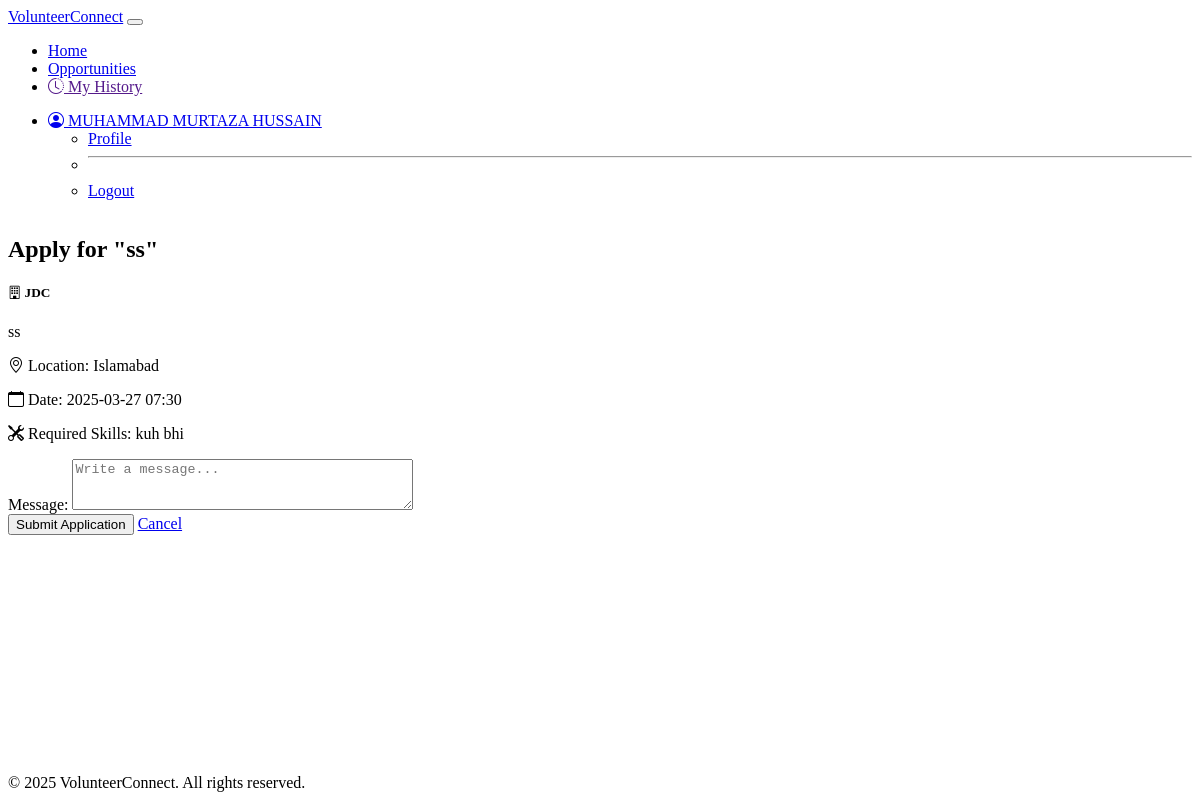
The page /applications/apply/4/ (signed in) on the database its author committed.
### authentication/models.py (models this page shows, shortened)
class User(AbstractBaseUser, PermissionsMixin):
    ROLE_CHOICES = [
        ('volunteer', 'Volunteer'),
        ('ngo', 'NGO'),
        ('admin', 'Admin'),
    ]
    email = models.EmailField(unique=True)
    username = models.CharField(max_length=150, unique=True)
    name = models.CharField(max_length=100)
    role = models.CharField(max_length=20, choices=ROLE_CHOICES)
    created_at = models.DateTimeField(default=now)
    is_active = models.BooleanField(default=True)
    is_staff = models.BooleanField(default=False)  # Required for Django Admin
    objects = UserManager()
    USERNAME_FIELD = 'email'  # Email remains the primary identifier
    REQUIRED_FIELDS = ['username', 'name']  # Make sure username is required during superuser creation

class NGOProfile(models.Model):
    user = models.OneToOneField(User, on_delete=models.CASCADE, related_name='ngo_profile')
    organization_name = models.CharField(max_length=200)
    description = models.TextField(blank=True, null=True)
    verified = models.BooleanField(default=False)
    verification_status = models.CharField(
        max_length=20,
        choices=[('pending', 'Pending'), ('approved', 'Approved'), ('rejected', 'Rejected')],
        default='pending'
    )
    rejection_reason = models.CharField(max_length=100, blank=True, null=True)
    verified_at = models.DateTimeField(blank=True, null=True)
    verified_by = models.ForeignKey(User, on_delete=models.SET_NULL, null=True, blank=True, related_name='verified_ngos')

### opportunities/models.py (models this page shows, shortened)
class Opportunity(models.Model):
    STATUS_CHOICES = [
        ('open', 'Open'),
        ('closed', 'Closed'),
        ('removed', 'Removed'),
    ]
    CONTENT_STATUS_CHOICES = [
        ('active', 'Active'),
        ('flagged', 'Flagged'),
        ('removed', 'Removed'),
    ]
    ngo = models.ForeignKey(NGOProfile, on_delete=models.CASCADE, related_name='opportunities')
    title = models.CharField(max_length=200)
    description = models.TextField()
    location = models.CharField(max_length=200)
    date = models.DateTimeField()
    required_skills = models.CharField(max_length=500, blank=True, null=True)
    status = models.CharField(max_length=20, choices=STATUS_CHOICES, default='open')
    content_status = models.CharField(max_length=20, choices=CONTENT_STATUS_CHOICES, default='active')
    moderation_reason = models.CharField(max_length=100, blank=True, null=True)
    created_at = models.DateTimeField(default=now)

### applications/views.py (the view, shortened to what this page needs)
# urls.py: path('apply/<int:opportunity_id>/', views.apply_opportunity, name='apply_opportunity'),
@login_required
def apply_opportunity(request, opportunity_id):
    if request.user.role != 'volunteer':  # Ensures only volunteers can apply
        messages.error(request, "Only volunteers can apply to opportunities.")
        return redirect("authentication:home")
    opportunity = get_object_or_404(Opportunity, id=opportunity_id)
    form = ApplicationForm(request.POST or None)
    return render(request, "apply.html", {"form": form, "opportunity": opportunity})

### applications/forms.py
class ApplicationForm(forms.ModelForm):
    message = forms.CharField(
        widget=forms.Textarea(attrs={'class': 'form-control', 'rows': 3, 'placeholder': 'Write a message...'}),
        required=False
    )
    class Meta:
        model = Application
        fields = ['message']

### applications/templates/apply.html (shortened to what this page needs)
{% extends "base.html" %}
{% block content %}
<div class="row justify-content-center">
    <div class="col-md-8">
        <div class="card">
            <div class="card-body">
                <h2 class="card-title text-center mb-4">Apply for "{{ opportunity.title }}"</h2>
                <div class="mb-4">
                    <h5 class="text-info">
                        <i class="bi bi-building"></i> {{ opportunity.ngo.organization_name }}
                    </h5>
                    <p>{{ opportunity.description }}</p>
                    <div class="text-muted">
                        <p><i class="bi bi-geo-alt text-info"></i> Location: {{ opportunity.location }}</p>
                        <p><i class="bi bi-calendar text-info"></i> Date: {{ opportunity.date|date:"Y-m-d H:i" }}</p>
                        {% if opportunity.required_skills %}
                        <p><i class="bi bi-tools text-info"></i> Required Skills: {{ opportunity.required_skills }}</p>
                        {% endif %}
                    </div>
                </div>
                <form method="POST" class="needs-validation" novalidate>
                    <div class="mb-4">
                        {{ form.message.label_tag }}
                        {{ form.message }}
                    </div>
                    <div class="d-grid gap-2">
                        <button type="submit" class="btn btn-primary">Submit Application</button>
                        <a href="{% url 'opportunities:opportunities' %}" class="btn btn-outline-secondary">Cancel</a>
                    </div>
                </form>
            </div>
        </div>
    </div>
</div>
{% endblock %}

### authentication/templates/base.html (shortened to what this page needs)
{% load static %}
<!DOCTYPE html>
<html lang="en" data-bs-theme="dark">
<head>
    <link rel="stylesheet" href="https://cdn.replit.com/agent/bootstrap-agent-dark-theme.min.css">
    <link rel="stylesheet" href="https://cdn.jsdelivr.net/npm/feather-icons/dist/feather.min.css">
    <link href="https://cdn.jsdelivr.net/npm/bootstrap-icons@1.7.2/font/bootstrap-icons.css" rel="stylesheet">
    <link rel="stylesheet" href="{% static 'css/custom.css' %}">
</head>
<body>
    <div class="wrapper">
    <nav class="navbar navbar-expand-lg navbar-dark bg-dark">
        <div class="container">
            <a class="navbar-brand" href="{% url 'authentication:home' %}">VolunteerConnect</a>
            <button class="navbar-toggler" type="button" data-bs-toggle="collapse" data-bs-target="#navbarNav">
            </button>
            <div class="collapse navbar-collapse" id="navbarNav">
                <ul class="navbar-nav me-auto">
                <li class="nav-item">
                    <a class="nav-link" href="{% url 'authentication:home' %}" >Home</a>
                </li>
                <li class="nav-item">
                    <a class="nav-link" href="{% url 'opportunities:opportunities' %}">Opportunities</a>
                </li>
                    {% if request.user.is_authenticated %}
                        {% if request.user.role == 'volunteer' %}
                            <li class="nav-item">
                                <a class="nav-link" href="">
                                    <i class="bi bi-clock-history"></i> My History
                                </a>
                            </li>
                        {% endif %}
                    {% endif %}
                </ul>
                <ul class="navbar-nav">
                    {% if request.user.is_authenticated %}
                        <li class="nav-item dropdown">
                            <a class="nav-link dropdown-toggle" href="#" id="navbarDropdown" role="button" data-bs-toggle="dropdown">
                                <i class="bi bi-person-circle"></i> {{ request.user.name }}
                            </a>
                            <ul class="dropdown-menu dropdown-menu-end">
                                <li><a class="dropdown-item" href="{% url 'authentication:profile' %}">Profile</a></li>
                                <li><hr class="dropdown-divider"></li>
                                <li><a class="dropdown-item" href="{% url 'authentication:logout' %}">Logout</a></li>
                            </ul>
                        </li>
                    {% endif %}
                </ul>
            </div>
        </div>
    </nav>
    <main class="container my-4 content">
        {% block content %}{% endblock %}
    </main>
    <footer class="bg-dark py-4 mt-5">
        <div class="container text-center">
            <p class="mb-0 text-muted">© 2025 VolunteerConnect. All rights reserved.</p>
        </div>
    </footer>
    </div>
</body>
</html>

### static/css/custom.css (style rules this page uses)
html, body { height: 100%; }
.wrapper { display: flex; flex-direction: column; min-height: 100vh; }
.content { flex: 1; }
footer { width: 100%; }

### rows shown on the page
User: user.name "MUHAMMAD MURTAZA HUSSAIN"
Opportunity: title "ss", ngo.organization_name "JDC", description "ss", location "Islamabad", date "2025-03-27 07:30", required_skills "kuh bhi"
